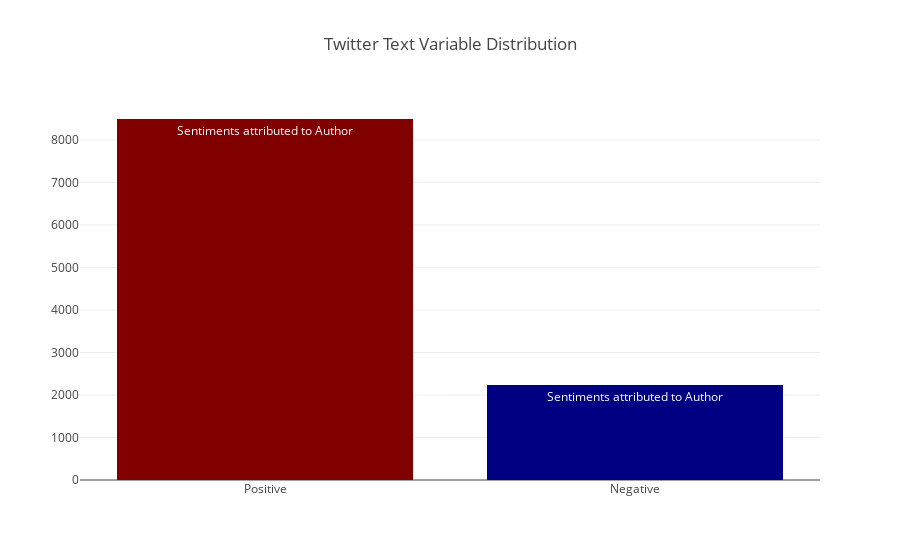

Source (notebook cell):
### Code cell
#z={'0':'Negative', '1':'Neutral', '2':'Positive'}
data=[go.Bar(x=dtf.sentiment.unique(),
      y=dtf.sentiment.value_counts().values,
      marker=dict(colorscale='Jet',
                 color=dtf.sentiment.value_counts().values),
            text='Sentiments attributed to Author')]
layout = go.Layout(title='Twitter Text Variable Distribution')
fig=go.Figure(data=data, layout=layout)
py.iplot(fig, filename='basic-bar')

### Figure 1 — Plotly figure (JSON) as saved in the notebook; plotly's stock layout.template omitted (floating-point values rounded to 4 significant figures)
{"data": [{"marker": {"color": [8493, 2236], "colorscale": "Jet"}, "text": "Sentiments attributed to Author", "type": "bar", "x": ["Positive", "Negative"], "y": [8493, 2236]}], "layout": {"title": "Twitter Text Variable Distribution"}}
